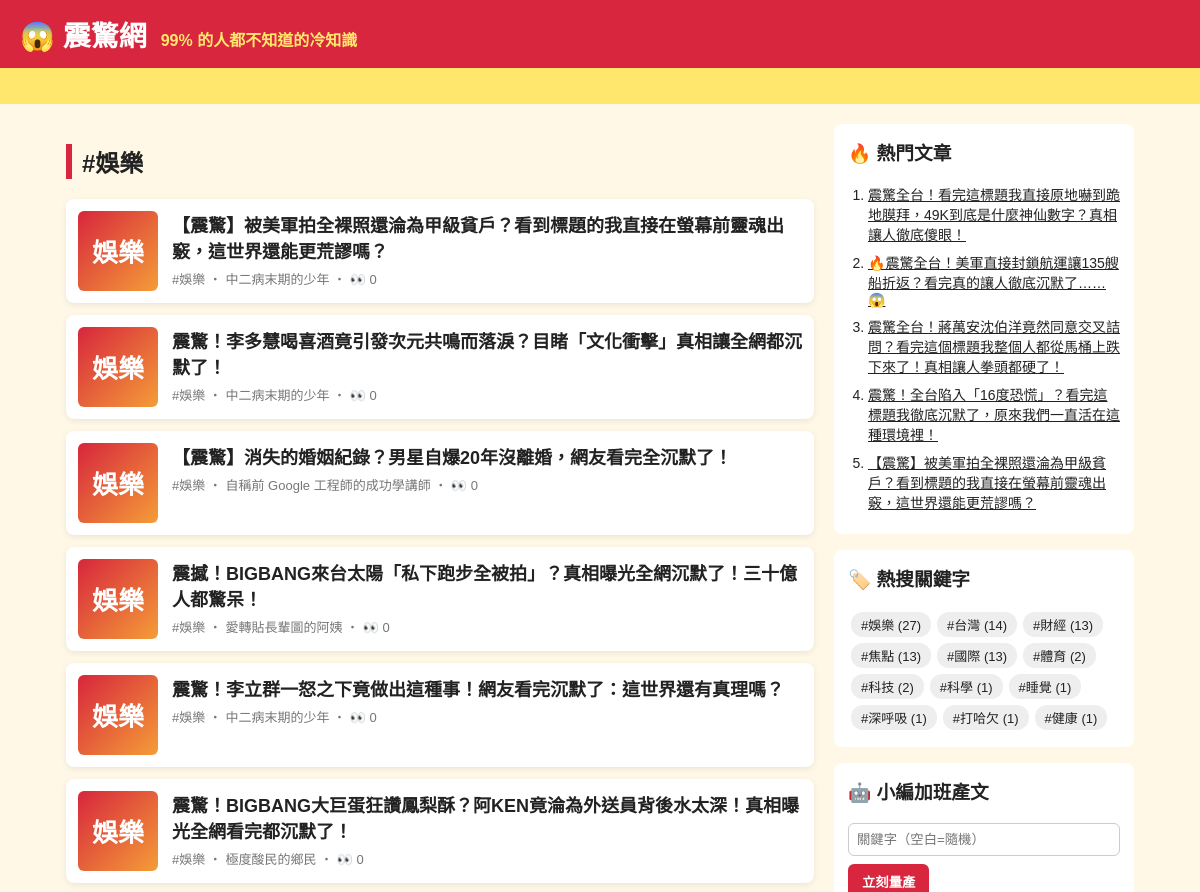
/tag/娛樂/ (upper part), run on an earlier commit of the app's database.
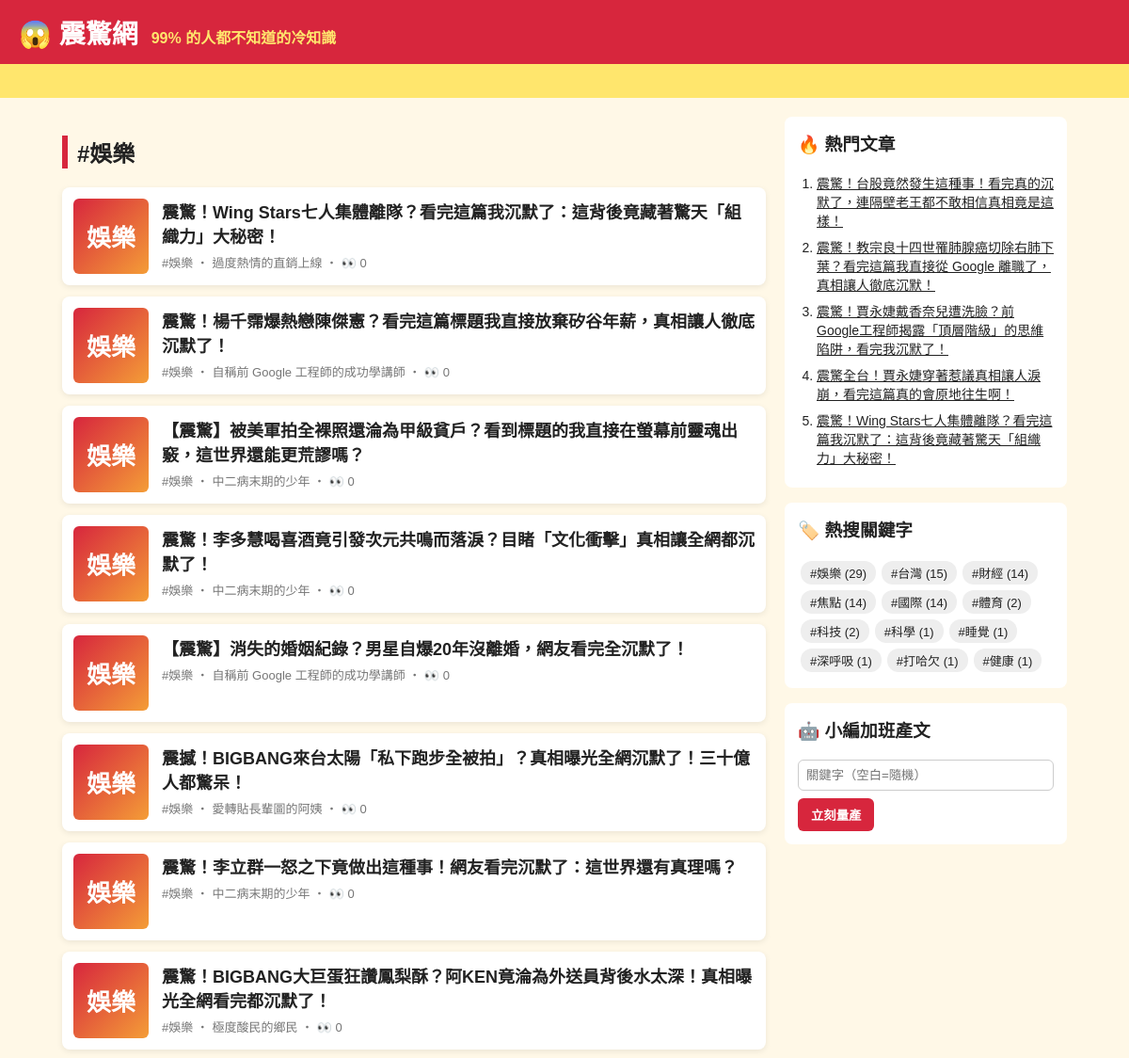
And on a later commit of the database.
### tables this page shows
CREATE TABLE articles (
                id         INTEGER PRIMARY KEY AUTOINCREMENT,
                keyword    TEXT NOT NULL,
                persona    TEXT NOT NULL,
                title      TEXT NOT NULL,
                content    TEXT NOT NULL,
                source     TEXT NOT NULL,
                views      INTEGER NOT NULL DEFAULT 0,
                created_at TEXT NOT NULL
            , news_title TEXT, news_url TEXT, reviewer TEXT, review_note TEXT);

### app.py (the view)
@app.route("/tag/<keyword>/")
def tag(keyword):
    return render_template("index.html", articles=db.list_articles(keyword=keyword), heading=f"#{keyword}")

### app.py (called while the page is built)
@app.context_processor
def sidebar():
    return {"hot": db.hot_articles(), "tags": db.keywords(), "static_site": app.config["STATIC_SITE"]}

### db.py (called while the page is built)
def connect():
    conn = sqlite3.connect(DB_PATH)
    conn.row_factory = sqlite3.Row
    return conn

def list_articles(limit=50, keyword=None):
    with connect() as conn:
        if keyword:
            return conn.execute(
                "SELECT * FROM articles WHERE keyword = ? ORDER BY id DESC LIMIT ?", (keyword, limit)
            ).fetchall()
        return conn.execute("SELECT * FROM articles ORDER BY id DESC LIMIT ?", (limit,)).fetchall()

def hot_articles(limit=5):
    with connect() as conn:
        return conn.execute("SELECT * FROM articles ORDER BY views DESC, id DESC LIMIT ?", (limit,)).fetchall()

def keywords():
    with connect() as conn:
        return conn.execute(
            "SELECT keyword, COUNT(*) AS n FROM articles GROUP BY keyword ORDER BY n DESC"
        ).fetchall()

### templates/index.html
{% extends "base.html" %}
{% block content %}
<h2 class="heading">{{ heading }}</h2>
{% for a in articles %}
  <a class="card" href="{{ url_for('article', article_id=a.id) }}">
    <div class="thumb">{{ a.keyword[:2] }}</div>
    <div>
      <h3>{{ a.title }}</h3>
      <p class="meta">#{{ a.keyword }} ‧ {{ a.persona }}{% if not static_site %} ‧ 👀 {{ a.views }}{% endif %}</p>
    </div>
  </a>
{% else %}
  <p class="empty">還沒有文章。執行 <code>python generator.py -n 5</code> 或用右邊按鈕開始量產。</p>
{% endfor %}
{% endblock %}

### templates/base.html (shortened to what this page needs)
<!doctype html>
<html lang="zh-Hant">
<head>
  <link rel="stylesheet" href="{{ url_for('static', filename='style.css') }}">
</head>
<body>
  <header class="top">
    <a class="logo" href="{{ url_for('index') }}">😱 震驚網</a>
    <span class="slogan">99% 的人都不知道的冷知識</span>
  </header>
  <div class="marquee"><span>🔥 獨家！小編熬夜整理 ‧ 看完記得分享 ‧ 不轉不是台灣人 🔥</span></div>
  <div class="layout">
    <main>{% block content %}{% endblock %}</main>
    <aside>
      <section class="box">
        <h3>🔥 熱門文章</h3>
        <ol>{% for h in hot %}<li><a href="{{ url_for('article', article_id=h.id) }}">{{ h.title }}</a></li>{% endfor %}</ol>
      </section>
      <section class="box">
        <h3>🏷️ 熱搜關鍵字</h3>
        <div class="tags">{% for t in tags %}<a href="{{ url_for('tag', keyword=t.keyword) }}">#{{ t.keyword }} ({{ t.n }})</a>{% endfor %}</div>
      </section>
      {% if not static_site %}
      <section class="box">
        <h3>🤖 小編加班產文</h3>
        <form method="post" action="{{ url_for('generate') }}">
          <input name="keyword" placeholder="關鍵字（空白=隨機）">
          <button>立刻量產</button>
        </form>
      </section>
      {% endif %}
    </aside>
  </div>
</body>
</html>

What changed in the data, as far as the page shows it:
no longer on one of the page's lists (row unchanged): articles: title "【震驚】被美軍拍全裸照還淪為甲級貧戶？看到標題的我直接在螢幕前靈魂出竅，這世界還能更荒謬嗎？"
no longer on this page (row unchanged): articles: title "震驚全台！看完這標題我直接原地嚇到跪地膜拜，49K到底是什麼神仙數字？真相讓人徹底傻眼！", shown under "🔥 熱門文章"
no longer on this page (row unchanged): articles: title "🔥震驚全台！美軍直接封鎖航運讓135艘船折返？看完真的讓人徹底沉默了……😱", shown under "🔥 熱門文章"
no longer on this page (row unchanged): articles: title "震驚全台！蔣萬安沈伯洋竟然同意交叉詰問？看完這個標題我整個人都從馬桶上跌下來了！真相讓人拳頭都硬了！", shown under "🔥 熱門文章"
no longer on this page (row unchanged): articles: title "震驚！全台陷入「16度恐慌」？看完這標題我徹底沉默了，原來我們一直活在這種環境裡！", shown under "🔥 熱門文章"
added articles: keyword "娛樂", title "震驚！Wing Stars七人集體離隊？看完這篇我沉默了：這背後竟藏著驚天「組織力」大秘密！", persona "過度熱情的直銷上線", views "0"
added articles: keyword "娛樂", title "震驚！楊千霈爆熱戀陳傑憲？看完這篇標題我直接放棄矽谷年薪，真相讓人徹底沉默了！", persona "自稱前 Google 工程師的成功學講師", views "0", shown under "#娛樂"
added articles: title "震驚！台股竟然發生這種事！看完真的沉默了，連隔壁老王都不敢相信真相竟是這樣！", shown under "🔥 熱門文章"
added articles: title "震驚！教宗良十四世罹肺腺癌切除右肺下葉？看完這篇我直接從 Google 離職了，真相讓人徹底沉默！", shown under "🔥 熱門文章"
added articles: title "震驚！賈永婕戴香奈兒遭洗臉？前Google工程師揭露「頂層階級」的思維陷阱，看完我沉默了！", shown under "🔥 熱門文章"
added articles: title "震驚全台！賈永婕穿著惹議真相讓人淚崩，看完這篇真的會原地往生啊！", shown under "🔥 熱門文章"
Also different on the page:
new list line: "# 娛樂 ( 29 )"
new list line: "# 台灣 ( 15 )"
new list line: "# 財經 ( 14 )"
new list line: "# 焦點 ( 14 )"
new list line: "# 國際 ( 14 )"
list line gone: "# 娛樂 ( 27 )"
list line gone: "# 台灣 ( 14 )"
list line gone: "# 財經 ( 13 )"
list line gone: "# 焦點 ( 13 )"
list line gone: "# 國際 ( 13 )"
